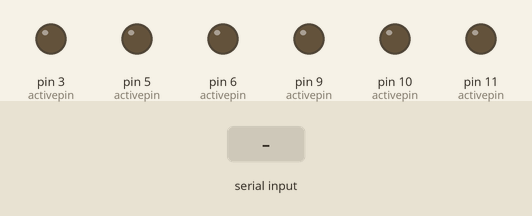
A sketch run on a simulated Arduino Uno, built with avr-gcc and run on an emulated ATmega328P. Parts: output pins drawn as LEDs (lit = HIGH). Inputs (shaded band) come from the test bench.

Above: at 1.2 s.
1.3 s: "A" received over Serial
At 1.6 s:
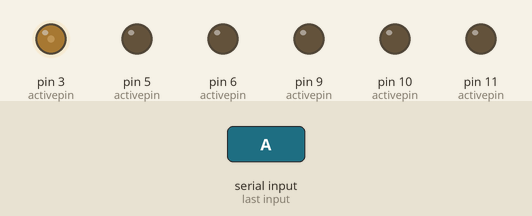
2.8 s: "B" received over Serial
At 4.0 s:
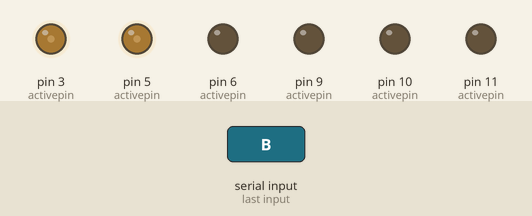
4.3 s: "C" received over Serial
At 5.1 s:
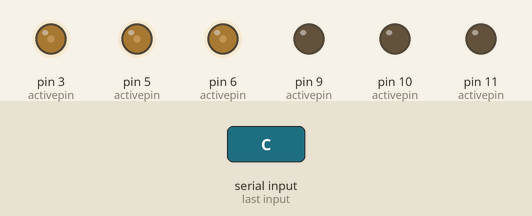
5.8 s: "D" received over Serial
At 6.2 s:
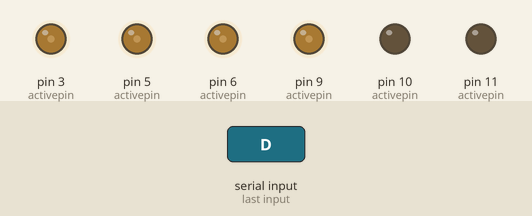
7.3 s: "E" received over Serial
At 8.5 s:
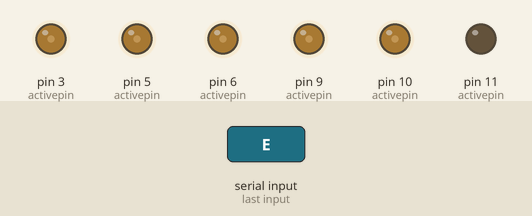
8.8 s: "F" received over Serial
At 9.7 s:
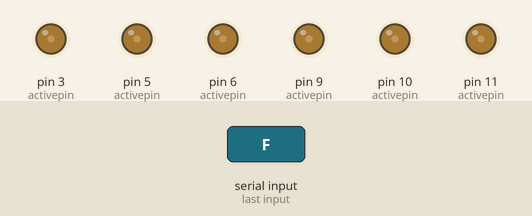
Timing chart, 0 to 11.3 s (numbered marks = the images above; inputs shaded):
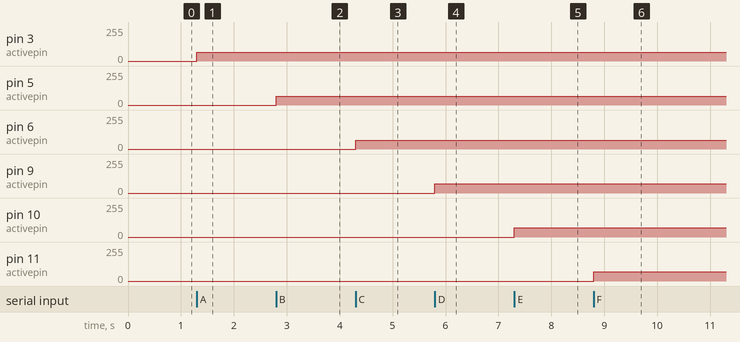

Measured:
- after the input at 1.3 s, pin 3 (activepin): 0/255 → 65/255 at once
- after the input at 2.8 s, pin 5 (activepin): 0/255 → 66/255 at once
- after the input at 4.3 s, pin 6 (activepin): 0/255 → 67/255 at once
- after the input at 5.8 s, pin 9 (activepin): 0/255 → 68/255 at once
- after the input at 7.3 s, pin 10 (activepin): 0/255 → 69/255 at once
- after the input at 8.8 s, pin 11 (activepin): 0/255 → 70/255 at once

The sketch:

Multichannel_Flow_meter_arduino.ino
```cpp
int incomingByte = 0;
int activepin = 1;

void setup() {
  // put your setup code here, to run once:
  Serial.begin(9600);
}

void loop() {
  // put your main code here, to run repeatedly:
  if (Serial.available() > 0) {
    // read the incoming byte:
    incomingByte = Serial.read();

    if (incomingByte == 'A'){
      activepin = 3;
    }

    if (incomingByte == 'B'){
      activepin = 5;
    }

    if (incomingByte == 'C'){
      activepin = 6;
    }

    if (incomingByte == 'D'){
      activepin = 9;
    }

    if (incomingByte == 'E'){
      activepin = 10;
    }

    if (incomingByte == 'F'){
      activepin = 11;
    }
    analogWrite(activepin,incomingByte);
  }
}
```
